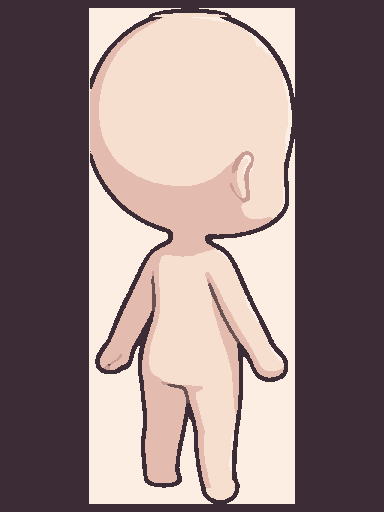
#> input picture review-apk/web/src/game/art/base/dir_NE.png, 384 x 512 px, given in place of 7858f274-image.png, which was not available
$ python extract_monsters.py ../../review-apk/web/src/game/art/base/dir_NE.png ../../review-apk/web/src/game/art/base/dir_NE_idx.png
#> lines starting #> are read from the running program, lines starting #| are printed output that depends on the picture
#> in process, bgr is the input picture: shape (512, 384, 3); mean B, G, R 127.7, 129.3, 148.2
"""Cut the monster reference sheets into per-monster atlases (stills, idle, walk, attack, hurt, death, portrait).
Usage: python3 extract_monsters.py <attachments dir> <out dir>
Layout is detected from the navy header bands (Front / Side / Back / 3-4 / Idle / Walk / Attack / Hurt / Death), so every sheet variant works."""
import cv2, numpy as np, json, sys, os
from scipy import ndimage as ndi

SHEETS = {  # file id -> monster art keys, top to bottom
    "7858f274": ["wild_boar", "forest_wolf", "green_slime", "bandit_thug", "giant_spider", "wooden_spirit"],
    "9520b901": ["blood_boar", "iron_fang_wolf", "venomous_spider", "cave_demon", "spirit_serpent"],
    "7b1536ff": ["stone_golem", "gale_crane", "rogue_cultist", "soul_fox", "toxic_centipede"],
    "8edd902d": ["marsh_wisp_beast", "shrine_tanuki", "lotus_leech", "paper_revenant", "croc_dragon"],
    "5be8d6b6": ["wooden_spirit_b", "venomous_spider_b", "spirit_boar", "demonic_flower", "jade_serpent"],
    "d221af7f": ["cultist_disciple", "fox_spirit", "stone_golem_dark", "vampire_bat", "qilin"],
    "8ba54898": ["abyssal_slime", "dire_wolf", "shadow_bandit", "celestial_fox", "_extra"],
}
FIXED = {  # sheets whose header bands do not split cleanly: (x, width) of card, front, side, back, 3/4, idle, walk, attack, hurt, death
    "5be8d6b6": [(5, 175), (185, 78), (265, 76), (343, 75), (420, 74), (497, 194), (695, 214), (913, 231), (1147, 192), (1342, 187)],
    "d221af7f": [(6, 173), (189, 77), (268, 76), (346, 76), (424, 74), (504, 186), (694, 214), (912, 224), (1140, 194), (1337, 193)],
    "8ba54898": [(5, 172), (186, 77), (265, 76), (343, 77), (422, 77), (504, 187), (695, 208), (906, 232), (1142, 192), (1338, 192)],
}
COLS = ["card", "front", "side", "back", "q34", "idle", "walk", "attack", "hurt", "death"]
EXPECT = {"idle": 2, "walk": 3, "attack": 2, "hurt": 2, "death": 2}
ALSO = {"idle": (3,)}   # idle panels hold 2 or 3 poses depending on the sheet
UP = 3

def header_rows(bgr):
    """rows of navy header bands -> list of rows, each a list of (x, y, w, h) in column order"""
    b, g, r = [bgr[..., i].astype(int) for i in range(3)]
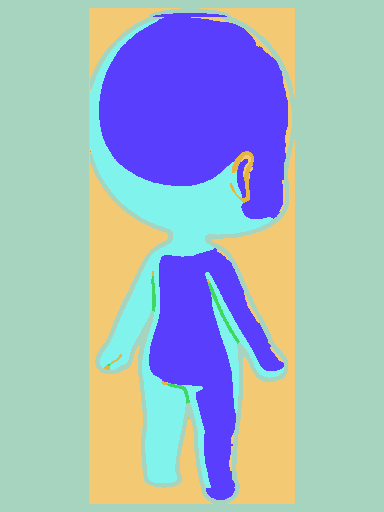
#> b: shape (512, 384) int64; 6 distinct labels, from 54 to 226; one colour per label, 0 black
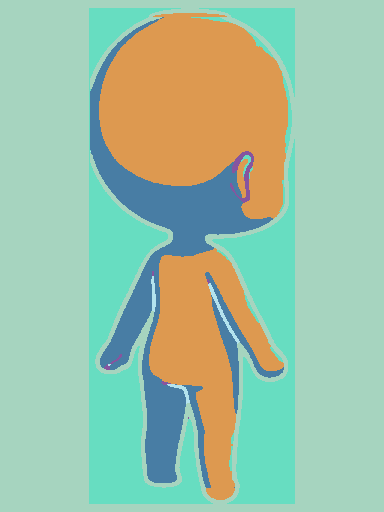
#> g: shape (512, 384) int64; 6 distinct labels, from 44 to 238; one colour per label, 0 black
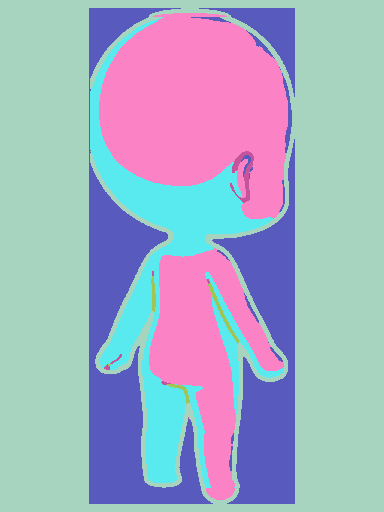
#> r: shape (512, 384) int64; 6 distinct labels, from 59 to 252; one colour per label, 0 black
    navy = ((r < 95) & (g < 110) & (b > 70) & (b < 160) & (b - r > 25)).astype(np.uint8)
#> navy: shape (512, 384); every value is 0
    rf = navy.mean(axis=1); ys = np.where(rf > 0.38)[0]; ys = ys[ys > 75]
#> after `rf = navy.mean(axis=1)`: rf = 512 values from 0 to 0
#> after `ys = np.where(rf > 0.38)[0]`: ys = empty array
    bands = []
    for y in ys:
        if bands and y - bands[-1][1] <= 2: bands[-1][1] = y
        else: bands.append([y, y])
#> this loop made 0 passes
#> after the loop, bands = []
    rows = []
    for y0, y1 in bands:
        if y1 - y0 < 12: continue
        cf = navy[y0 + 2:y0 + 6].mean(axis=0) > 0.6; runs = []; s = None
        for x, v in enumerate(cf):
            if v and s is None: s = x
            if not v and s is not None:
                if runs and s - runs[-1][1] < 2: runs[-1][1] = x
                else: runs.append([s, x])
                s = None
        if s is not None: runs.append([s, len(cf)])
        runs = [rn for rn in runs if rn[1] - rn[0] > 40]
        rows.append([(a, y0, c - a, y1 - y0 + 1) for a, c in runs])
#> after the loop, rows = []
    return rows

# [62 lines left out: functions foreground, split_frames, cut, not called in this run]

def process(src, out):
    os.makedirs(out, exist_ok=True); meta = {}
    for sid, names in SHEETS.items():
        bgr = cv2.imread(os.path.join(src, sid + "-image.png"))
        rows = header_rows(bgr); st9 = next(([t for t in r if t[0] >= 190] for r in rows if len([t for t in r if t[0] >= 190]) == 9), None); tmpl = ([(5, 0, 185, 0)] + st9) if st9 else None
#> after `rows = header_rows(bgr)`: rows = []
        if sid in FIXED: tmpl = [(x, 0, w, 0) for x, w in FIXED[sid]]
        print(sid, len(rows), "rows", "template" if tmpl else "NO TEMPLATE")
#| 7858f274 0 rows NO TEMPLATE
        if not tmpl: continue
        rows = [[(tx, r[0][1], tw, r[0][3]) for tx, _, tw, _ in tmpl] for r in rows]
        for ri, row in enumerate(rows):
            if ri >= len(names) or names[ri].startswith("_") or len(row) < 10: continue
            name = names[ri]; hdr_bottom = max(t[1] + t[3] for t in row)
            top = hdr_bottom + 2; nxt = rows[ri + 1][0][1] - 6 if ri + 1 < len(rows) else bgr.shape[0] - 8
            frames = {}
            for ci, key in enumerate(COLS):
                x, y, w, h = row[ci]
                if key == "card": reg = bgr[top + 22: nxt - 4, x + 4: x + w - 4]
                else: reg = bgr[top: nxt - 5, x + 6: x + w - 6]
                fg = foreground(reg)
                if key == "card":
                    c = cut(reg, fg, 0, reg.shape[1]); frames[key] = [c] if c is not None else []; continue
                k = EXPECT.get(key, 1); runs = split_frames(fg, k, ALSO.get(key, ())) if key in EXPECT else [[0, fg.shape[1]]]
                frames[key] = [c for c in (cut(reg, fg, a, b) for a, b in runs) if c is not None]
            meta[name] = pack(name, frames, out)
#> pass 2 of the loop in process, `for sid, names in SHEETS.items():`:
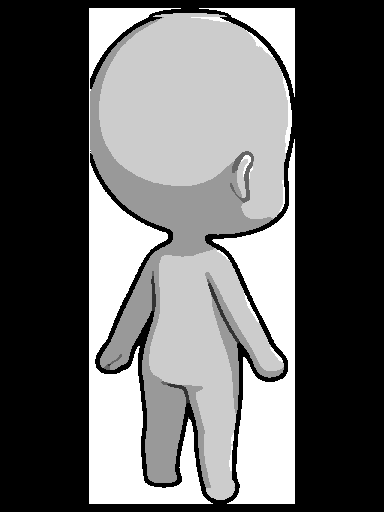
#> input picture review-apk/web/src/game/art/base/dir_NE_idx.png, 384 x 512 px, given in place of 9520b901-image.png, which was not available
#> in process, bgr is the input picture: shape (512, 384, 3); min 0, max 5, mean 2.01
#> in header_rows (call 2), `b, g, r = [bgr[..., i].astype(int) for i in range(3)]`:
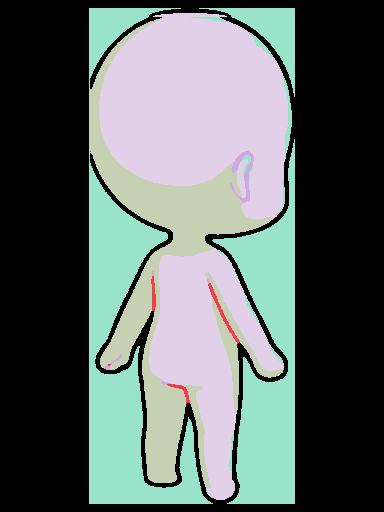
#> b: shape (512, 384) int64; 6 distinct labels, from 0 to 5; one colour per label, 0 black
#| 9520b901 0 rows NO TEMPLATE
    json.dump(meta, open(os.path.join(out, "monsters.json"), "w"), separators=(",", ":"))
    print("done", len(meta))

# [18 lines left out: function pack, not called in this run]

#> (the run stopped early here; a loop or call above may not have finished)
